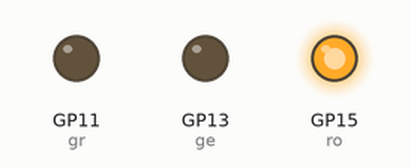
A program run on a simulated Raspberry Pi Pico running MicroPython. On the bench: output pins drawn as LEDs (lit = HIGH).

Above: at 2.5 s.
At 6.0 s:
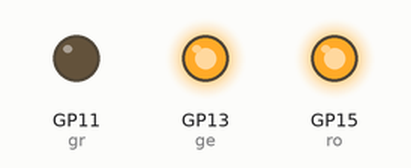
At 9.0 s:
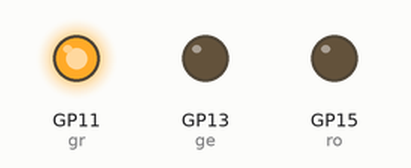
At 12.0 s:
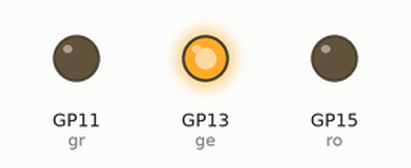
Timing chart, 0 to 16.9 s (numbered marks = the images above):
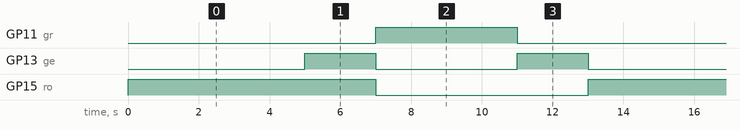

The program:

PB-02-2-10-Ampel.py
```python
#==========================================================================
#
# PB-02-2-10-Ampel.py
#
# 3 LEDs, 3 Widerstände
#
#==========================================================================
#
import machine
import utime
gr = machine.Pin(11, machine.Pin.OUT, value=0)
ge = machine.Pin(13, machine.Pin.OUT, value=0)
ro = machine.Pin(15, machine.Pin.OUT, value=0)

while True:
    ro.value(1)
    utime.sleep(5)
    ge.value(1)
    utime.sleep(2)
    ro.value(0)
    ge.value(0)
    gr.value(1)
    utime.sleep(4)
    gr.value(0)
    ge.value(1)
    utime.sleep(2)
    ge.value(0)

   
```

Measured:
- by itself, GP11 (gr): alternates HIGH for 4.0 s and LOW for 9.0 s
- by itself, GP13 (ge): repeats every 13.0 s: LOW 4.0 s, HIGH 2.0 s, LOW 5.0 s, HIGH 2.0 s
- by itself, GP15 (ro): alternates HIGH for 7.0 s and LOW for 6.0 s
